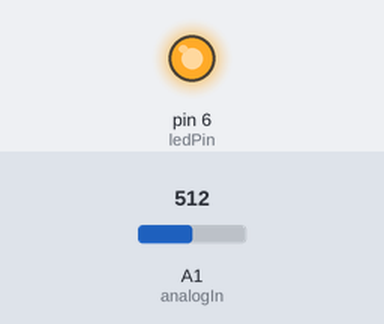
Recording of a sketch running on a simulated Arduino Uno, built with avr-gcc and run on an emulated ATmega328P. Shown: output pins drawn as LEDs (lit = HIGH). Inputs (shaded band) come from the test bench; at power-on: A1 (analogIn) = 512. What the sketch prints to the serial monitor is not drawn.

Above: at 1.2 s.
1.3 s: A1 (analogIn) set to 416
2.8 s: A1 (analogIn) set to 386
At 3.5 s:
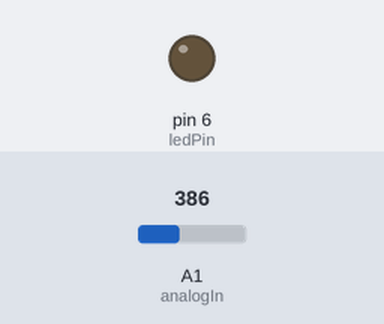
4.3 s: A1 (analogIn) set to 409
At 4.7 s:
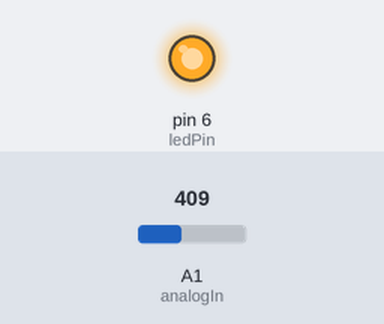
5.8 s: A1 (analogIn) set to 389
At 7.0 s:
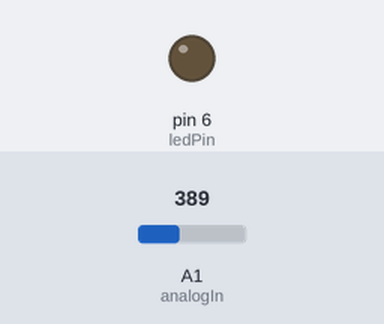
Timing chart, 0 to 8.3 s (numbered marks = the images above; inputs shaded):
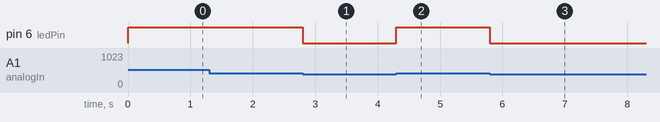

Measured:
- the behaviour switches between 399 and 398 on A1 (analogIn) (found by bisection; images 0 and 1)
- after the input at 1.3 s, every drawn part: stays the same
- after the input at 2.8 s, pin 6 (ledPin): HIGH → LOW at once
- after the input at 4.3 s, pin 6 (ledPin): LOW → HIGH at once
- after the input at 5.8 s, pin 6 (ledPin): HIGH → LOW at once

The sketch:

Hall_Sensor_Test.ino
```cpp
const int analogIn = A1;
const int ledPin = 6;

void setup() {
  // put your setup code here, to run once:
  pinMode(ledPin, OUTPUT);
  Serial.begin(9600);
  Serial.println("Hall Sensor Test"); // so I can keep track of what is loaded
  Serial.println("No Pedestrian");
}

void loop() {
  // put your main code here, to run repeatedly:
  int pedestrian = analogRead(analogIn);
  bool is_detected = (pedestrian >= 399);
  if (is_detected) {
      digitalWrite(ledPin, HIGH);
  } else {
      digitalWrite(ledPin, LOW);
  }
}
```
